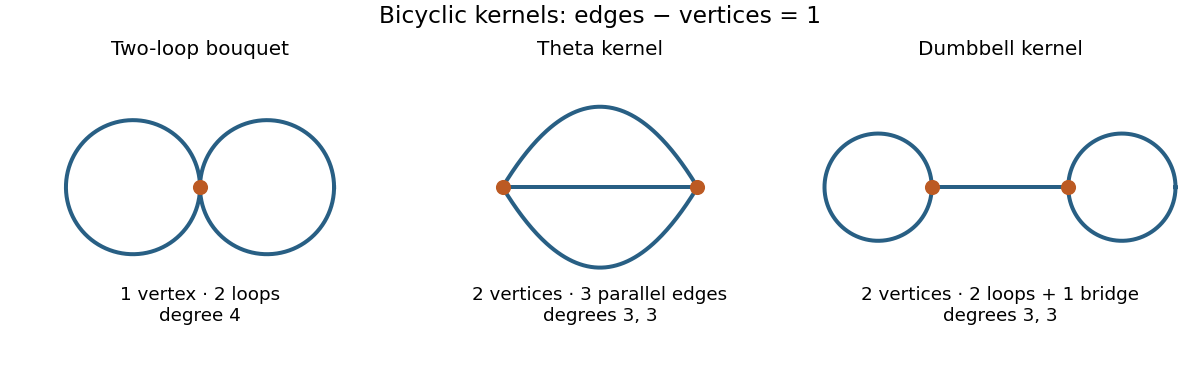

The script that saved this image:
"""Illustrate the three multigraph kernels of a connected excess-one graph.

Python 3.14.4, NumPy 2.3.5, Matplotlib 3.10.7+dfsg1.
Writes paper-12-kernels.png to caller CWD. Honors caller MPLCONFIGDIR.
"""
import matplotlib
matplotlib.use("Agg")
import matplotlib.pyplot as plt
import numpy as np


def main():
    fig, axes = plt.subplots(1, 3, figsize=(10, 3.2), facecolor="white", layout="constrained")
    edge_color = "#285f84"
    node_color = "#bc5a23"
    t = np.linspace(0, 2*np.pi, 200)
    for ax in axes:
        ax.set_aspect("equal")
        ax.set_xlim(-1.6, 1.6)
        ax.set_ylim(-1.35, 1)
        ax.set_axis_off()
    for center in [-.55, .55]:
        axes[0].plot(center+.55*np.cos(t), .55*np.sin(t), color=edge_color, lw=2.4)
    axes[0].scatter([0], [0], s=65, color=node_color, zorder=3)
    axes[0].text(0, -1.1, "1 vertex · 2 loops\ndegree 4", ha="center", fontsize=11)
    axes[0].set_title("Two-loop bouquet", fontsize=12)
    s = np.linspace(0, 1, 160)
    for height in [-.66, 0, .66]:
        axes[1].plot(-.8+1.6*s, 4*height*s*(1-s), color=edge_color, lw=2.4)
    axes[1].scatter([-.8, .8], [0, 0], s=65, color=node_color, zorder=3)
    axes[1].text(0, -1.1, "2 vertices · 3 parallel edges\ndegrees 3, 3", ha="center", fontsize=11)
    axes[1].set_title("Theta kernel", fontsize=12)
    for center in [-1., 1.]:
        axes[2].plot(center+.44*np.cos(t), .44*np.sin(t), color=edge_color, lw=2.4)
    axes[2].plot([-.56, .56], [0, 0], color=edge_color, lw=2.4)
    axes[2].scatter([-.56, .56], [0, 0], s=65, color=node_color, zorder=3)
    axes[2].text(0, -1.1, "2 vertices · 2 loops + 1 bridge\ndegrees 3, 3", ha="center", fontsize=11)
    axes[2].set_title("Dumbbell kernel", fontsize=12)
    fig.suptitle("Bicyclic kernels: edges − vertices = 1", fontsize=14)
    fig.savefig("paper-12-kernels.png", dpi=120, facecolor="white", transparent=False)
    plt.close(fig)


if __name__ == "__main__":
    main()
